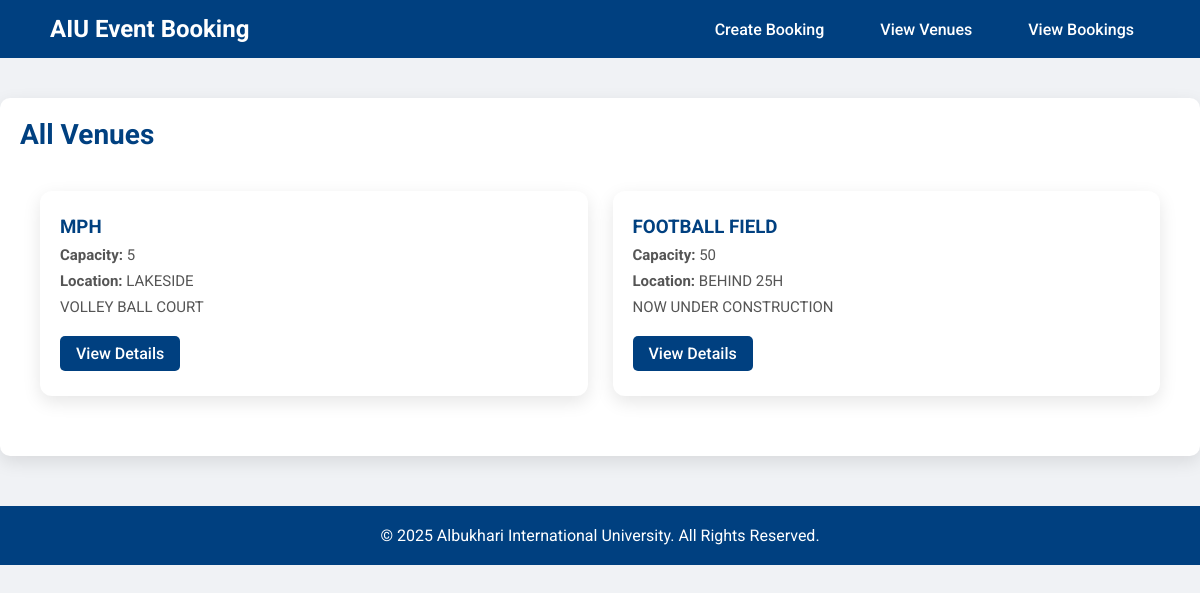
The page /venues/ on the database as committed earlier.
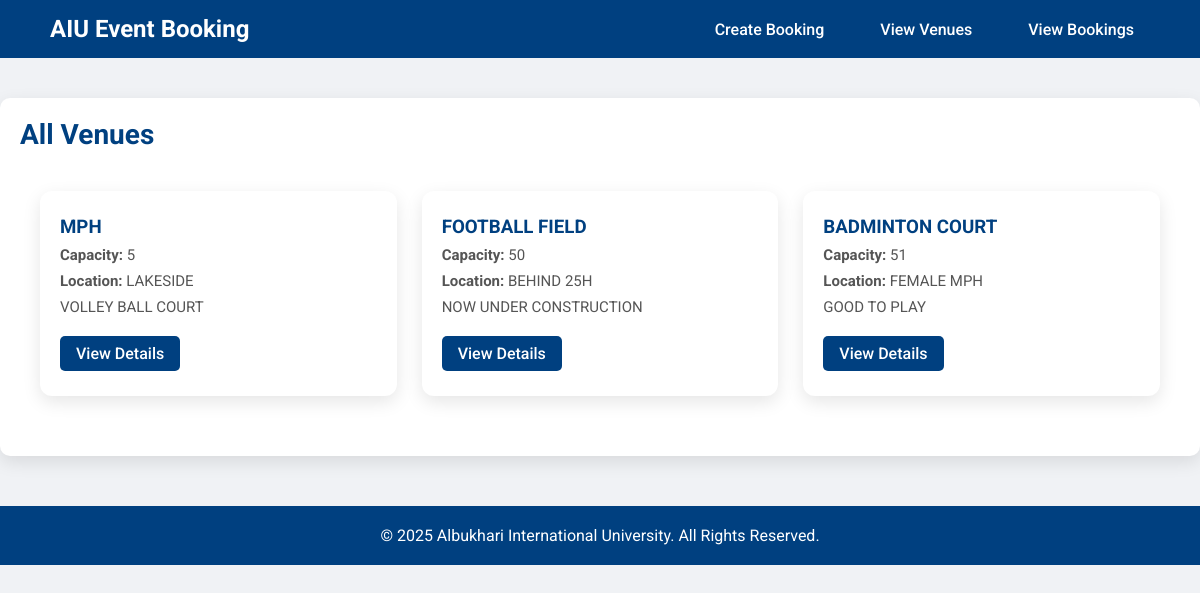
The same page on the database as committed later.
### bookings/models.py (models this page shows, shortened)
class Venue(models.Model):
    name = models.CharField(max_length=100)
    location = models.CharField(max_length=200)
    capacity = models.IntegerField()
    description = models.TextField(blank=True)

### bookings/views.py (the view)
# urls.py: path('venues/', views.VenueListView.as_view(), name='venue-list'),
class VenueListView(generic.ListView):
    model = Venue
    template_name = 'bookings/venue_list.html'

### bookings/templates/bookings/venue_list.html (shortened to what this page needs)
{% extends "base.html" %}
{% block title %}All Venues{% endblock %}
{% block content %}
<div class="venue-list-container">
    {% if object_list %}
        <div class="venue-grid">
            {% for venue in object_list %}
                <div class="venue-card">
                    <h3><a href="{% url 'venue_detail' venue.pk %}">{{ venue.name }}</a></h3>
                    <p><strong>Capacity:</strong> {{ venue.capacity }}</p>
                    <p><strong>Location:</strong> {{ venue.location }}</p>
                    <p>{{ venue.description|truncatechars:80 }}</p>
                    <a href="{% url 'venue_detail' venue.pk %}" class="btn-view">View Details</a>
                </div>
            {% endfor %}
        </div>
    {% else %}
        <p>No venues available at the moment.</p>
    {% endif %}
</div>
{% endblock %}

### bookings/templates/base.html (shortened to what this page needs)
<!DOCTYPE html>
<html lang="en">
<head>
</head>
<body>
    <div class="navbar">
        <h1>AIU Event Booking</h1>
        <div class="nav-links">
            <a href="{% url 'booking-create' %}">Create Booking</a>
            <a href="{% url 'venue-list' %}">View Venues</a>
            <a href="{% url 'booking-list' %}">View Bookings</a>
        </div>
    </div>
    <div class="container">
        <h1 class="page-title">{% block title %}Page Title{% endblock %}</h1>
        {% block content %}{% endblock %}
    </div>
    <div class="footer">
        &copy; 2025 Albukhari International University. All Rights Reserved.
    </div>
</body>
</html>

### bookings/templates/base.html (style rules this page uses)
* { margin: 0; padding: 0; box-sizing: border-box; }
body { font-family: 'Roboto', sans-serif; background-color: #f0f2f5; color: #333; }
.navbar { display: flex; justify-content: space-between; align-items: center; background-color: #004080; padding: 15px 50px; color: white; }
.navbar h1 { font-size: 24px; font-weight: 700; }
.nav-links a { color: white; text-decoration: none; margin-left: 20px; font-weight: 500; padding: 8px 16px; border-radius: 4px; transition: 0.3s; }
.container { max-width: 1200px; margin: 40px auto; padding: 20px; background-color: white; border-radius: 10px; box-shadow: 0 6px 18px rgba(0,0,0,0.1); }
h1.page-title { margin-bottom: 20px; font-size: 28px; color: #004080; }
.footer { text-align: center; padding: 20px; background-color: #004080; color: white; margin-top: 50px; }

### bookings/templates/bookings/venue_list.html (style rules this page uses)
.venue-list-container { max-width: 1200px; margin: 40px auto; padding: 0 20px; }
.venue-grid { display: grid; grid-template-columns: repeat(auto-fit, minmax(250px, 1fr)); gap: 25px; }
.venue-card { background-color: #ffffff; padding: 25px 20px; border-radius: 12px; box-shadow: 0 6px 18px rgba(0,0,0,0.1); transition: transform 0.2s, box-shadow 0.2s; }
.venue-card h3 a { color: #004080; text-decoration: none; transition: color 0.3s; }
.venue-card p { margin: 8px 0; color: #555; font-size: 15px; }
.btn-view { display: inline-block; margin-top: 12px; padding: 8px 16px; background-color: #004080; color: white; text-decoration: none; border-radius: 5px; font-weight: 500; transition: background-color 0.3s; }

Rows that differ between the two databases and show on the page:
added Venue: name "BADMINTON COURT", capacity "51", location "FEMALE MPH", description "GOOD TO PLAY"
